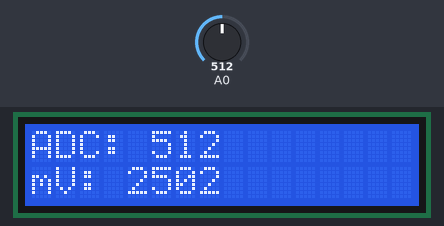
This sketch was run on a simulated Arduino Uno, built with avr-gcc and run on an emulated ATmega328P. Parts: 16×2 character LCD. Wiring (inferred from the names in the program): character LCD (HD44780): RS pin 8; E pin 9; data pin 0, pin 1, pin 2, pin 3, pin 4, pin 5, pin 6, pin 7. Inputs (shaded band) come from the test bench; at power-on: A0 = 512.

Above: at 3.6 s.
3.7 s: A0 set to 716
At 5.3 s:
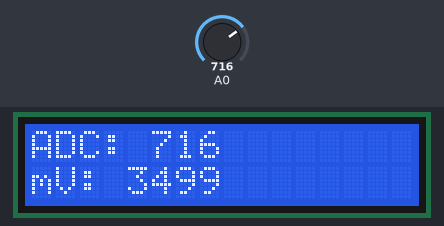
5.8 s: A0 set to 900
At 6.5 s:
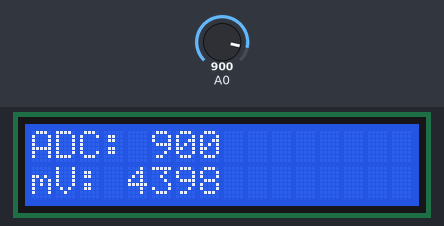
7.5 s: A0 set to 1010
At 9.1 s:
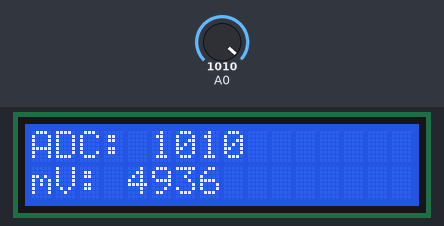
Timing chart, 0 to 10.6 s (numbered marks = the images above; inputs shaded):
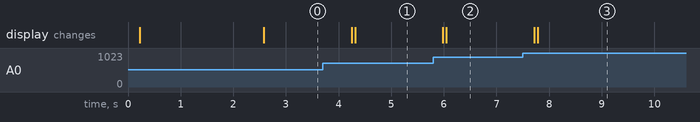

The sketch:

Pantalla_LCD.ino
```cpp
// -------------------------
// Definiciones de pines LCD
// -------------------------
#define LCD_DATA_PORT   PORTD
#define LCD_DATA_DDR    DDRD

#define LCD_RS_BIT      0     // PB0 -> RS
#define LCD_E_BIT       1     // PB1 -> E

// -------------------------
// Retardo simple tipo PIC
// -------------------------
void delay_ms(unsigned int ms) {
    while (ms--) {
        for (volatile unsigned long i = 0; i < 1000UL; i++) {
            __asm__ __volatile__("nop");
        }
    }
}

// -------------------------
// LCD – Rutinas básicas
// -------------------------
void lcd_pulse_enable(void) {
    PORTB |=  (1 << LCD_E_BIT);
    delay_ms(1);
    PORTB &= ~(1 << LCD_E_BIT);
    delay_ms(1);
}

void lcd_send(unsigned char value, unsigned char isData) {
    if (isData)
        PORTB |=  (1 << LCD_RS_BIT);   // RS = 1 -> dato
    else
        PORTB &= ~(1 << LCD_RS_BIT);   // RS = 0 -> comando

    LCD_DATA_PORT = value;             // Todo el puerto D son datos
    lcd_pulse_enable();
}

void lcd_command(unsigned char cmd) {
    lcd_send(cmd, 0);
}

void lcd_data(unsigned char data) {
    lcd_send(data, 1);
}

void lcd_init(void) {
    delay_ms(50);          // Esperar a que el LCD arranque

    lcd_command(0x38);     // Function set: 8-bit, 2 líneas, 5x8
    lcd_command(0x0C);     // Display ON, cursor OFF, blink OFF
    lcd_command(0x06);     // Entry mode: cursor incrementa, sin shift
    lcd_command(0x01);     // Clear display
    delay_ms(2);
}

void lcd_set_cursor(unsigned char row, unsigned char col) {
    unsigned char addr = (row == 0) ? 0x00 : 0x40;
    addr += col;
    lcd_command(0x80 | addr);
}

void lcd_print_str(const char *s) {
    while (*s) {
        lcd_data(*s++);
    }
}

void lcd_print_uint(unsigned int value) {
    char buf[6];  // máximo 65535
    int i = 0;

    if (value == 0) {
        lcd_data('0');
        return;
    }

    while (value > 0 && i < 5) {
        buf[i++] = '0' + (value % 10);
        value /= 10;
    }

    while (i > 0) {
        lcd_data(buf[--i]);
    }
}

// -------------------------
// ADC en canal ADC0 (PC0 / A0)
// Referencia = AVCC (≈ 5V)
// -------------------------
void adc_init(void) {
    // PC0 como entrada (potenciómetro)
    DDRC &= ~(1 << PC0);

    // ADMUX:
    // REFS1:0 = 01 -> referencia AVCC (5V) con capacitor en AREF
    // MUX[3:0] = 0000 -> canal ADC0
    ADMUX = (1 << REFS0);

    // ADCSRA:
    // ADEN = 1  -> habilitar ADC
    // ADPS2:0 = 111 -> prescaler 128 (16 MHz / 128 = 125 kHz)
    ADCSRA = (1 << ADEN) |
             (1 << ADPS2) | (1 << ADPS1) | (1 << ADPS0);
}

// Lectura bloqueante del ADC en ADC0
unsigned int adc_read(void) {
    unsigned char low, high;

    ADCSRA |= (1 << ADSC);            // Iniciar conversión

    while (ADCSRA & (1 << ADSC)) {
        // Esperar a que ADSC se ponga en 0 (fin de conversión)
    }

    // Leer ADCL primero, luego ADCH
    low  = ADCL;
    high = ADCH;

    return ((unsigned int)high << 8) | low;   // 0..1023
}

// -------------------------
// setup() y loop()
// -------------------------
void setup() {
    // LCD: PORTD como salida (D0..D7)
    LCD_DATA_DDR = 0xFF;

    // RS y E como salidas en PORTB
    DDRB |= (1 << LCD_RS_BIT) | (1 << LCD_E_BIT);

    // Inicializar LCD y ADC
    lcd_init();
    adc_init();

    // Mensaje inicial (sin "LCDx16")
    lcd_set_cursor(0, 0);
    lcd_print_str("ADC0 REF=5V");
    lcd_set_cursor(1, 0);
    lcd_print_str("Listo...");
    delay_ms(1000);
}

void loop() {
    unsigned int adcValue;
    unsigned long mV;

    // Leer ADC0
    adcValue = adc_read();

    // Convertir a milivolts (Vref = 5000 mV)
    mV = ((unsigned long)adcValue * 5000UL) / 1023UL;

    // Línea 1: valor RAW del ADC
    lcd_set_cursor(0, 0);
    lcd_print_str("ADC: ");
    lcd_print_uint(adcValue);
    lcd_print_str("     ");   // borrar restos

    // Línea 2: valor en mV
    lcd_set_cursor(1, 0);
    lcd_print_str("mV: ");
    lcd_print_uint((unsigned int)mV);
    lcd_print_str("     ");

    delay_ms(200);
}
```

Measured:
- after the input at 3.7 s, the display: first changes after 0.55 s (image 1 shows a later state)
- after the input at 5.8 s, the display: first changes after 0.18 s (image 2 shows a later state)
- after the input at 7.5 s, the display: first changes after 0.22 s (image 3 shows a later state)
